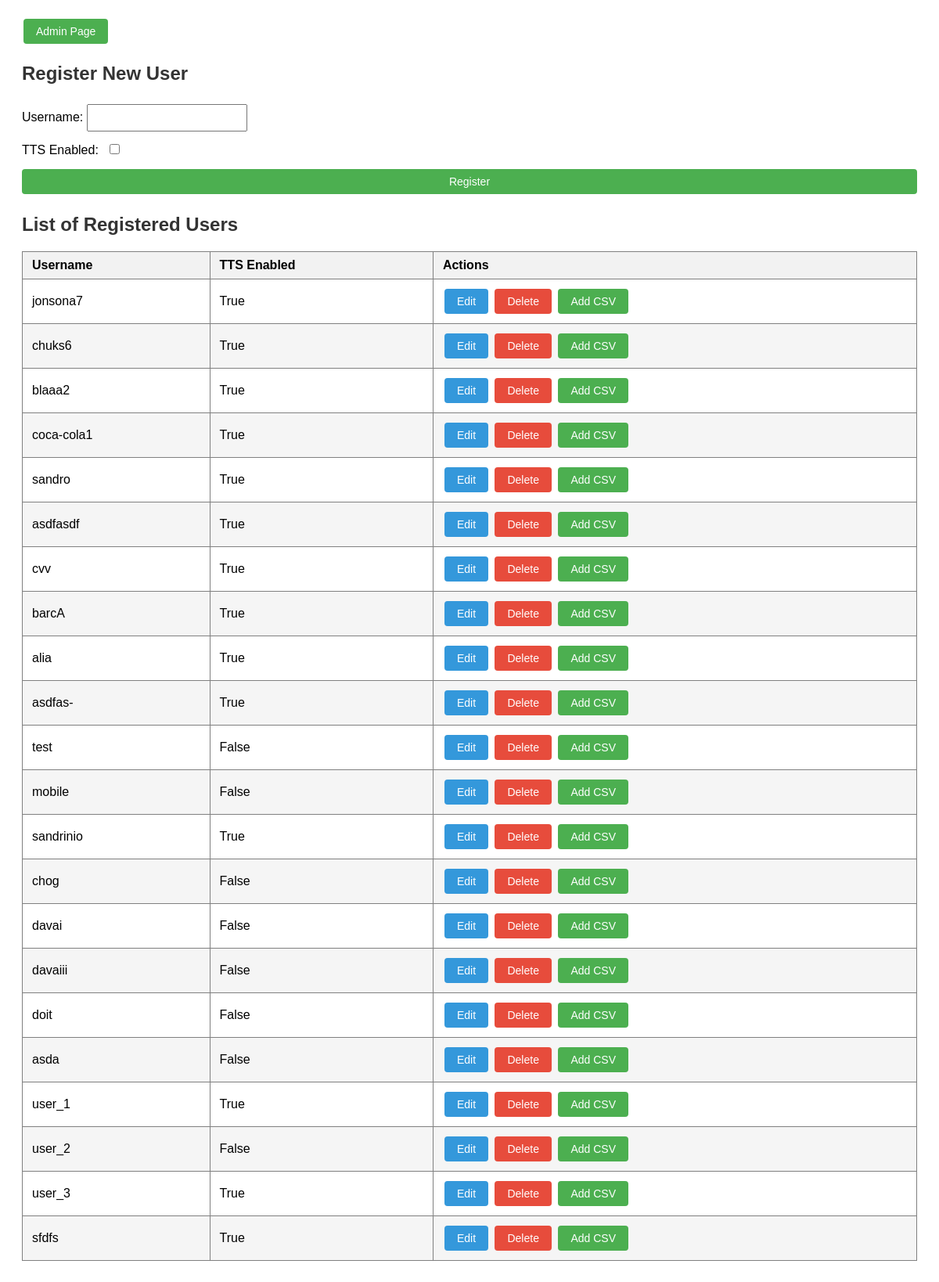
The page / on the database its author committed.
### core/models.py (models this page shows, shortened)
class Client(models.Model):
    username = models.CharField(max_length=255, unique=True)
    tts_enabled = models.BooleanField(default=False)

### core/views.py (the view)
# urls.py: path('', views.list_view, name='home'),
def list_view(request):
    users = Client.objects.all()
    return render(request, "home.html", {'users': users})

### core/templates/home.html (shortened to what this page needs)
{% load static %}
<!DOCTYPE html>
<html lang="en">
<head>
    <link rel="stylesheet" href="{% static 'css/styles.css' %}">
</head>
<body>
<div style="margin: 20px;">
    <div>
        <button class="admin" onclick="location.href='/admin/'">Admin Page</button>
        <h2>Register New User</h2>
        <form action="/create" method="post">
            <div>
                <label for="username">Username:</label>
                <input type="text" name="username" required>
            </div>
            <div>
                <label for="tts_enabled">TTS Enabled:</label>
                <input type="checkbox" name="tts_enabled">
            </div>
            <input class="register" type="submit" value="Register">
        </form>
    </div>
    <h2>List of Registered Users</h2>
    <table border="1" cellpadding="10" cellspacing="0" width="100%">
        <thead>
            <tr>
                <th>Username</th>
                <th>TTS Enabled</th>
                <th>Actions</th>
            </tr>
        </thead>
        <tbody>
            {% for user in users %}
            <tr>
                <td>{{ user.username }}</td>
                <td>{{ user.tts_enabled }}</td>
                <td>
                    <button class="edit" onclick="location.href='/{{ user.id }}/update'">Edit</button>
                    <button class="delete" onclick="location.href='/{{ user.id }}/delete'">Delete</button>
                    <button class="csv" onclick="location.href='/{{ user.id }}/upload-csv'">Add CSV</button>
                </td>
            </tr>
            {% endfor %}
        </tbody>
    </table>
    <br>
</div>
</body>
</html>

### core/static/css/styles.css (style rules this page uses)
body { font-family: Arial, sans-serif; }
button, .register { border: none; color: white; padding: 8px 16px; text-align: center; text-decoration: none; display: inline-block; font-size: 14px; margin: 4px 2px; cursor: pointer; border-radius: 4px; }
.edit { background-color: #3498DB; }
.delete { background-color: #E74C3C; }
.csv, .admin, .register { background-color: #4CAF50; }
h2 { color: #333; margin-top: 20px; }
form { margin-top: 10px; display: flex; flex-direction: column; }
label { display: inline-block; margin: 10px 0; }
input[type="text"], input[type="submit"] { padding: 8px 12px; margin: 5px 0; }
table { border-collapse: collapse; width: 100%; }
th, td { padding: 8px 12px; text-align: left; }
th { background-color: #f2f2f2; }
tr:nth-child(even) { background-color: #f5f5f5; }
input[type="checkbox"] { margin-left: 10px; }

### rows shown on the page
Client: username "jonsona7", tts_enabled "True"
Client: username "chuks6", tts_enabled "True"
Client: username "blaaa2", tts_enabled "True"
Client: username "coca-cola1", tts_enabled "True"
Client: username "sandro", tts_enabled "True"
Client: username "asdfasdf", tts_enabled "True"
Client: username "cvv", tts_enabled "True"
Client: username "barcA", tts_enabled "True"
Client: username "alia", tts_enabled "True"
Client: username "asdfas-", tts_enabled "True"
Client: username "test", tts_enabled "False"
Client: username "mobile", tts_enabled "False"
Client: username "sandrinio", tts_enabled "True"
Client: username "chog", tts_enabled "False"
Client: username "davai", tts_enabled "False"
Client: username "davaiii", tts_enabled "False"
Client: username "doit", tts_enabled "False"
Client: username "asda", tts_enabled "False"
Client: username "user_1", tts_enabled "True"
Client: username "user_2", tts_enabled "False"
Client: username "user_3", tts_enabled "True"
Client: username "sfdfs", tts_enabled "True"
